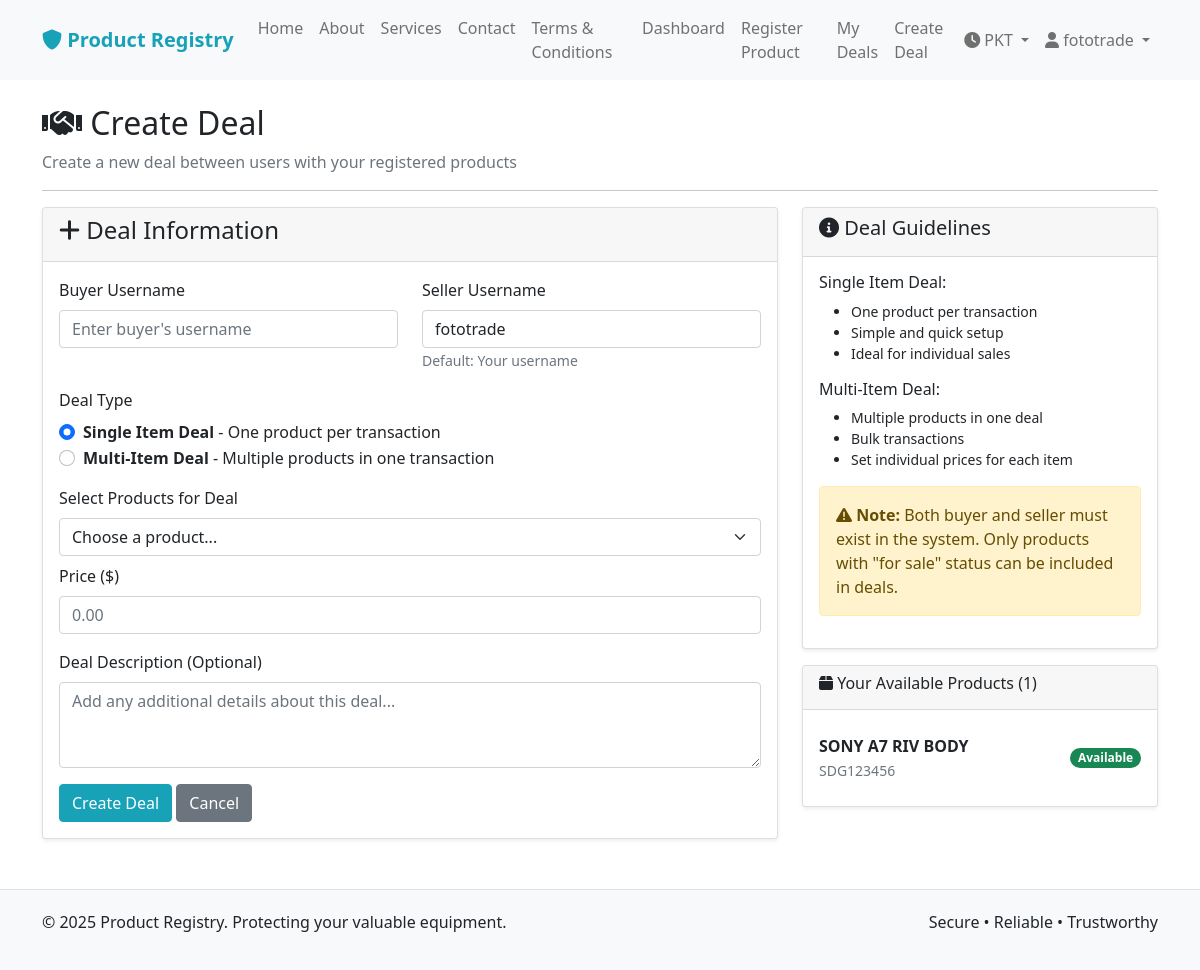
/create_deal (signed in), run on an earlier commit of the app's database.
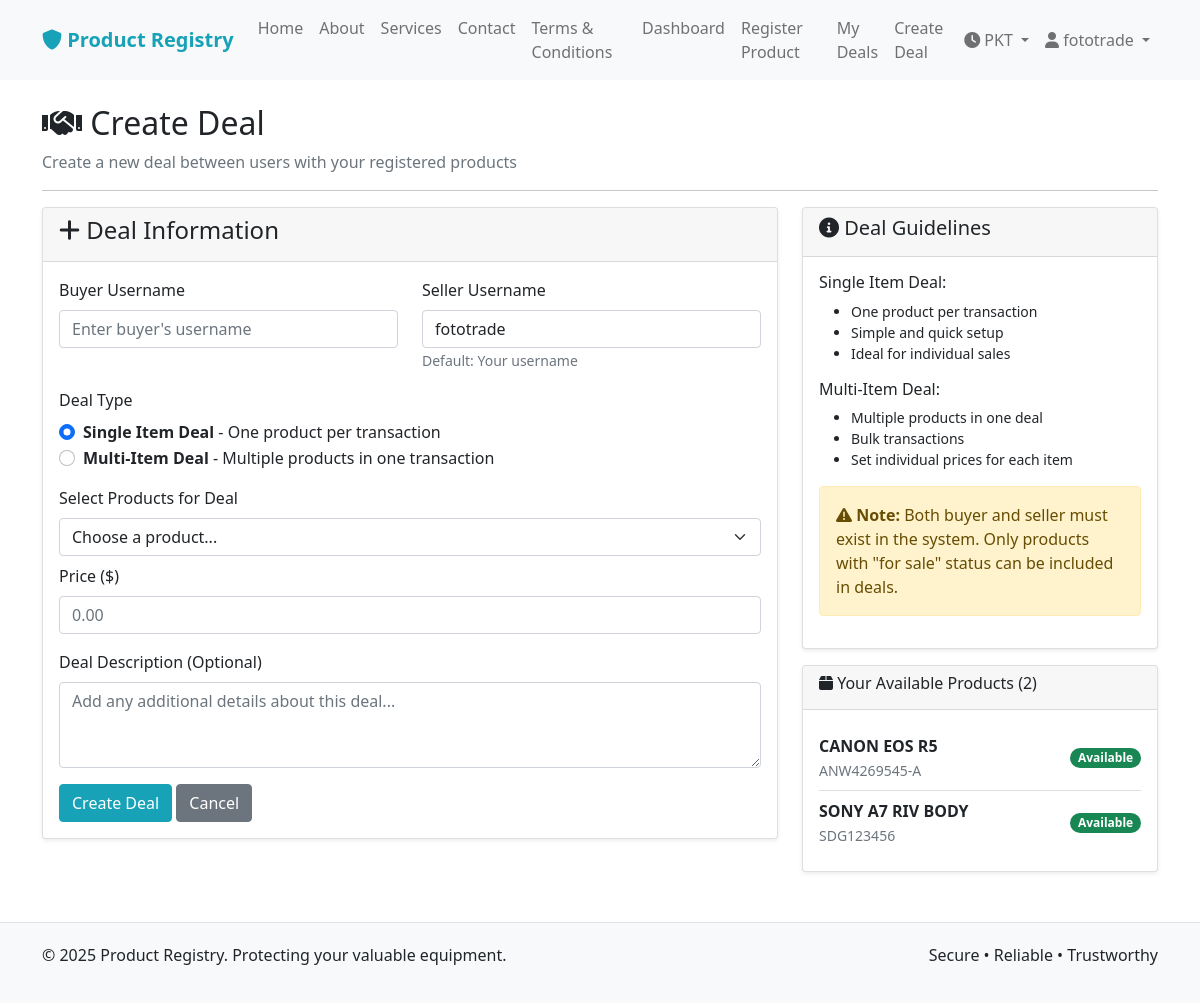
And on a later commit of the database.
### models.py (models this page shows, shortened)
class Product(db.Model):
    id = db.Column(db.Integer, primary_key=True)
    name = db.Column(db.String(100), nullable=False)
    serial_number = db.Column(db.String(100), unique=True, nullable=False)
    status = db.Column(db.String(20), default='for_sale')  # for_sale, locked, stolen
    created_at = db.Column(db.DateTime, default=datetime.utcnow)
    updated_at = db.Column(db.DateTime, default=datetime.utcnow, onupdate=datetime.utcnow)
    user_id = db.Column(db.Integer, db.ForeignKey('user.id'), nullable=False)
    category_id = db.Column(db.Integer, db.ForeignKey('category.id'), nullable=False)
    brand_id = db.Column(db.Integer, db.ForeignKey('brand.id'), nullable=False)
    status_history = db.relationship('ProductStatusHistory', backref='product', lazy=True)
    deal_items = db.relationship('DealItem', backref='product', lazy=True)

### routes.py (the view, shortened to what this page needs)
@bp.route('/create_deal', methods=['GET', 'POST'])
@login_required
def create_deal():
    if current_user.is_admin:
        flash('Admins cannot create deals', 'warning')
        return redirect(url_for('main.admin_dashboard'))
    form = DealForm()
    user_products = Product.query.filter_by(user_id=current_user.id, status='for_sale').all()
    return render_template('create_deal.html', title='Create Deal', form=form, user_products=user_products)

### forms.py (shortened to what this page needs)
class DealForm(FlaskForm):
    buyer_username = StringField('Buyer Username', validators=[DataRequired()])
    seller_username = StringField('Seller Username', validators=[DataRequired()])
    submit = SubmitField('Create Deal')

### models.py (called while the page is built)
@login_manager.user_loader
def load_user(user_id):
    return User.query.get(int(user_id))

### templates/create_deal.html (shortened to what the changed rows need)
{% extends "base.html" %}
{% block content %}
<div class="row">
    <div class="col-12">
        <h2><i class="fas fa-handshake"></i> Create Deal</h2>
    </div>
</div>
<div class="row">
    <div class="col-md-4">
        {% if user_products %}
        <div class="card mt-3">
            <div class="card-header">
                <h6><i class="fas fa-box"></i> Your Available Products ({{ user_products|length }})</h6>
            </div>
            <div class="card-body">
                <div class="list-group list-group-flush">
                    {% for product in user_products %}
                    <div class="list-group-item d-flex justify-content-between align-items-center px-0">
                        <div>
                            <strong>{{ product.name }}</strong><br>
                            <small class="text-muted">{{ product.serial_number }}</small>
                        </div>
                        <span class="badge bg-success rounded-pill">Available</span>
                    </div>
                    {% endfor %}
                </div>
            </div>
        </div>
        {% endif %}
    </div>
</div>
{% endblock %}

What changed in the data, as far as the page shows it:
now on this page (row edited): Product: name "CANON EOS R5", serial_number "ANW4269545-A"
Also different on the page:
{{ user_products|length }}: "1" → "2"
